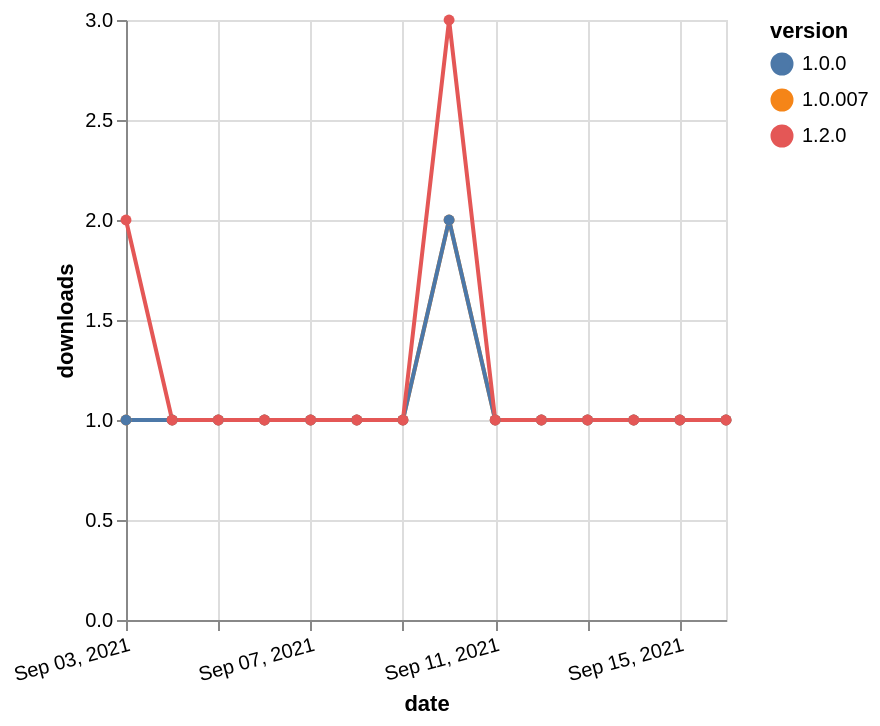

Write a Vega-Lite specification for this figure.
### Vega-Lite specification from a JSON file in a GitHub repository (floating-point values rounded to 4 significant figures)
{"$schema": "https://vega.github.io/schema/vega-lite/v5.json", "description": "A simple bar chart with embedded data.", "data": {"values": [{"date": "2021-09-03", "total": 131, "delta": 1, "version": "1.0.007"}, {"date": "2021-09-04", "total": 132, "delta": 1, "version": "1.0.007"}, {"date": "2021-09-05", "total": 133, "delta": 1, "version": "1.0.007"}, {"date": "2021-09-06", "total": 134, "delta": 1, "version": "1.0.007"}, {"date": "2021-09-07", "total": 135, "delta": 1, "version": "1.0.007"}, {"date": "2021-09-08", "total": 136, "delta": 1, "version": "1.0.007"}, {"date": "2021-09-09", "total": 137, "delta": 1, "version": "1.0.007"}, {"date": "2021-09-10", "total": 139, "delta": 2, "version": "1.0.007"}, {"date": "2021-09-11", "total": 140, "delta": 1, "version": "1.0.007"}, {"date": "2021-09-12", "total": 141, "delta": 1, "version": "1.0.007"}, {"date": "2021-09-13", "total": 142, "delta": 1, "version": "1.0.007"}, {"date": "2021-09-14", "total": 143, "delta": 1, "version": "1.0.007"}, {"date": "2021-09-15", "total": 144, "delta": 1, "version": "1.0.007"}, {"date": "2021-09-16", "total": 145, "delta": 1, "version": "1.0.007"}, {"date": "2021-09-03", "total": 155, "delta": 1, "version": "1.0.0"}, {"date": "2021-09-04", "total": 156, "delta": 1, "version": "1.0.0"}, {"date": "2021-09-05", "total": 157, "delta": 1, "version": "1.0.0"}, {"date": "2021-09-06", "total": 158, "delta": 1, "version": "1.0.0"}, {"date": "2021-09-07", "total": 159, "delta": 1, "version": "1.0.0"}, {"date": "2021-09-08", "total": 160, "delta": 1, "version": "1.0.0"}, {"date": "2021-09-09", "total": 161, "delta": 1, "version": "1.0.0"}, {"date": "2021-09-10", "total": 163, "delta": 2, "version": "1.0.0"}, {"date": "2021-09-11", "total": 164, "delta": 1, "version": "1.0.0"}, {"date": "2021-09-12", "total": 165, "delta": 1, "version": "1.0.0"}, {"date": "2021-09-13", "total": 166, "delta": 1, "version": "1.0.0"}, {"date": "2021-09-14", "total": 167, "delta": 1, "version": "1.0.0"}, {"date": "2021-09-15", "total": 168, "delta": 1, "version": "1.0.0"}, {"date": "2021-09-16", "total": 169, "delta": 1, "version": "1.0.0"}, {"date": "2021-09-03", "total": 129, "delta": 2, "version": "1.2.0"}, {"date": "2021-09-04", "total": 130, "delta": 1, "version": "1.2.0"}, {"date": "2021-09-05", "total": 131, "delta": 1, "version": "1.2.0"}, {"date": "2021-09-06", "total": 132, "delta": 1, "version": "1.2.0"}, {"date": "2021-09-07", "total": 133, "delta": 1, "version": "1.2.0"}, {"date": "2021-09-08", "total": 134, "delta": 1, "version": "1.2.0"}, {"date": "2021-09-09", "total": 135, "delta": 1, "version": "1.2.0"}, {"date": "2021-09-10", "total": 138, "delta": 3, "version": "1.2.0"}, {"date": "2021-09-11", "total": 139, "delta": 1, "version": "1.2.0"}, {"date": "2021-09-12", "total": 140, "delta": 1, "version": "1.2.0"}, {"date": "2021-09-13", "total": 141, "delta": 1, "version": "1.2.0"}, {"date": "2021-09-14", "total": 142, "delta": 1, "version": "1.2.0"}, {"date": "2021-09-15", "total": 143, "delta": 1, "version": "1.2.0"}, {"date": "2021-09-16", "total": 144, "delta": 1, "version": "1.2.0"}]}, "width": "container", "mark": {"type": "line", "point": {"filled": true}}, "encoding": {"x": {"field": "date", "type": "temporal", "timeUnit": "yearmonthdate", "title": "date", "axis": {"labelAngle": -15}}, "y": {"field": "delta", "type": "quantitative", "title": "downloads"}, "color": {"field": "version", "type": "nominal"}, "tooltip": {"field": "delta"}}}
